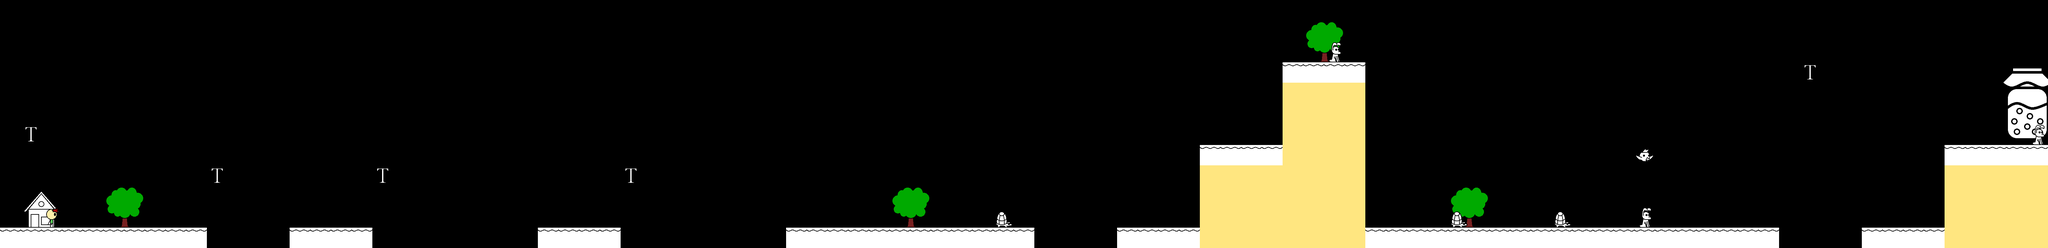

This game map was drawn from its Tiled (.tmx) file and the tilesets committed beside it. A one-line description and the full map source follow:
An orthogonal 99x12 tile map with 64x64 px tiles, 3 tile layers (Back, Labels, Objects).

<map version="1.8" tiledversion="1.8.2" orientation="orthogonal" renderorder="right-down" width="99" height="12" tilewidth="64" tileheight="64" infinite="0" nextlayerid="4" nextobjectid="1">
 <tileset firstgid="1" source="tiles.tsx" />
 <layer id="2" name="Back" width="99" height="12">
  <data encoding="csv">
0,0,0,0,0,0,0,0,0,0,0,0,0,0,0,0,0,0,0,0,0,0,0,0,0,0,0,0,0,0,0,0,0,0,0,0,0,0,0,0,0,0,0,0,0,0,0,0,0,0,0,0,0,0,0,0,0,0,0,0,0,0,0,0,0,0,0,0,0,0,0,0,0,0,0,0,0,0,0,0,0,0,0,0,0,0,0,0,0,0,0,0,0,0,0,0,0,0,0,
0,0,0,0,0,0,0,0,0,0,0,0,0,0,0,0,0,0,0,0,0,0,0,0,0,0,0,0,0,0,0,0,0,0,0,0,0,0,0,0,0,0,0,0,0,0,0,0,0,0,0,0,0,0,0,0,0,0,0,0,0,0,0,0,0,0,0,0,0,0,0,0,0,0,0,0,0,0,0,0,0,0,0,0,0,0,0,0,0,0,0,0,0,0,0,0,0,0,0,
0,0,0,0,0,0,0,0,0,0,0,0,0,0,0,0,0,0,0,0,0,0,0,0,0,0,0,0,0,0,0,0,0,0,0,0,0,0,0,0,0,0,0,0,0,0,0,0,0,0,0,0,0,0,0,0,0,0,0,0,0,0,0,10,0,0,0,0,0,0,0,0,0,0,0,0,0,0,0,0,0,0,0,0,0,0,0,0,0,0,0,0,0,0,0,0,0,0,0,
0,0,0,0,0,0,0,0,0,0,0,0,0,0,0,0,0,0,0,0,0,0,0,0,0,0,0,0,0,0,0,0,0,0,0,0,0,0,0,0,0,0,0,0,0,0,0,0,0,0,0,0,0,0,0,0,0,0,0,0,0,0,0,0,0,0,0,0,0,0,0,0,0,0,0,0,0,0,0,0,0,0,0,0,0,0,0,0,0,0,0,0,0,0,0,0,0,0,0,
0,0,0,0,0,0,0,0,0,0,0,0,0,0,0,0,0,0,0,0,0,0,0,0,0,0,0,0,0,0,0,0,0,0,0,0,0,0,0,0,0,0,0,0,0,0,0,0,0,0,0,0,0,0,0,0,0,0,0,0,0,0,0,0,0,0,0,0,0,0,0,0,0,0,0,0,0,0,0,0,0,0,0,0,0,0,0,0,0,0,0,0,0,0,0,0,0,0,0,
0,0,0,0,0,0,0,0,0,0,0,0,0,0,0,0,0,0,0,0,0,0,0,0,0,0,0,0,0,0,0,0,0,0,0,0,0,0,0,0,0,0,0,0,0,0,0,0,0,0,0,0,0,0,0,0,0,0,0,0,0,0,0,0,0,0,0,0,0,0,0,0,0,0,0,0,0,0,0,0,0,0,0,0,0,0,0,0,0,0,0,0,0,0,0,0,0,0,0,
0,0,0,0,0,0,0,0,0,0,0,0,0,0,0,0,0,0,0,0,0,0,0,0,0,0,0,0,0,0,0,0,0,0,0,0,0,0,0,0,0,0,0,0,0,0,0,0,0,0,0,0,0,0,0,0,0,0,0,0,0,0,0,0,0,0,0,0,0,0,0,0,0,0,0,0,0,0,0,0,0,0,0,0,0,0,0,0,0,0,0,0,0,0,0,0,0,0,0,
0,0,0,0,0,0,0,0,0,0,0,0,0,0,0,0,0,0,0,0,0,0,0,0,0,0,0,0,0,0,0,0,0,0,0,0,0,0,0,0,0,0,0,0,0,0,0,0,0,0,0,0,0,0,0,0,0,0,0,0,0,0,0,0,0,0,0,0,0,0,0,0,0,0,0,0,0,0,0,0,0,0,0,0,0,0,0,0,0,0,0,0,0,0,0,0,0,0,0,
0,0,0,0,0,0,0,0,0,0,0,0,0,0,0,0,0,0,0,0,0,0,0,0,0,0,0,0,0,0,0,0,0,0,0,0,0,0,0,0,0,0,0,0,0,0,0,0,0,0,0,0,0,0,0,0,0,0,0,0,0,0,0,0,0,0,0,0,0,0,0,0,0,0,0,0,0,0,0,0,0,0,0,0,0,0,0,0,0,0,0,0,0,0,0,0,0,0,0,
0,0,0,0,0,0,0,0,0,0,0,0,0,0,0,0,0,0,0,0,0,0,0,0,0,0,0,0,0,0,0,0,0,0,0,0,0,0,0,0,0,0,0,0,0,0,0,0,0,0,0,0,0,0,0,0,0,0,0,0,0,0,0,0,0,0,0,0,0,0,0,0,0,0,0,0,0,0,0,0,0,0,0,0,0,0,0,0,0,0,0,0,0,0,0,0,0,0,0,
0,9,0,0,0,10,0,0,0,0,0,0,0,0,0,0,0,0,0,0,0,0,0,0,0,0,0,0,0,0,0,0,0,0,0,0,0,0,0,0,0,0,0,10,0,0,0,0,0,0,0,0,0,0,0,0,0,0,0,0,0,0,0,0,0,0,0,0,0,0,10,0,0,0,0,0,0,0,0,0,0,0,0,0,0,0,0,0,0,0,0,0,0,0,0,0,0,0,0,
0,0,0,0,0,0,0,0,0,0,0,0,0,0,0,0,0,0,0,0,0,0,0,0,0,0,0,0,0,0,0,0,0,0,0,0,0,0,0,0,0,0,0,0,0,0,0,0,0,0,0,0,0,0,0,0,0,0,0,0,0,0,0,0,0,0,0,0,0,0,0,0,0,0,0,0,0,0,0,0,0,0,0,0,0,0,0,0,0,0,0,0,0,0,0,0,0,0,0
</data>
 </layer>
 <layer id="3" name="Labels" width="99" height="12">
  <data encoding="csv">
0,0,0,0,0,0,0,0,0,0,0,0,0,0,0,0,0,0,0,0,0,0,0,0,0,0,0,0,0,0,0,0,0,0,0,0,0,0,0,0,0,0,0,0,0,0,0,0,0,0,0,0,0,0,0,0,0,0,0,0,0,0,0,0,0,0,0,0,0,0,0,0,0,0,0,0,0,0,0,0,0,0,0,0,0,0,0,0,0,0,0,0,0,0,0,0,0,0,0,
0,0,0,0,0,0,0,0,0,0,0,0,0,0,0,0,0,0,0,0,0,0,0,0,0,0,0,0,0,0,0,0,0,0,0,0,0,0,0,0,0,0,0,0,0,0,0,0,0,0,0,0,0,0,0,0,0,0,0,0,0,0,0,0,0,0,0,0,0,0,0,0,0,0,0,0,0,0,0,0,0,0,0,0,0,0,0,0,0,0,0,0,0,0,0,0,0,0,0,
0,0,0,0,0,0,0,0,0,0,0,0,0,0,0,0,0,0,0,0,0,0,0,0,0,0,0,0,0,0,0,0,0,0,0,0,0,0,0,0,0,0,0,0,0,0,0,0,0,0,0,0,0,0,0,0,0,0,0,0,0,0,0,0,0,0,0,0,0,0,0,0,0,0,0,0,0,0,0,0,0,0,0,0,0,0,0,0,0,0,0,0,0,0,0,0,0,0,0,
0,0,0,0,0,0,0,0,0,0,0,0,0,0,0,0,0,0,0,0,0,0,0,0,0,0,0,0,0,0,0,0,0,0,0,0,0,0,0,0,0,0,0,0,0,0,0,0,0,0,0,0,0,0,0,0,0,0,0,0,0,0,0,0,0,0,0,0,0,0,0,0,0,0,0,0,0,0,0,0,0,0,0,0,0,0,0,11,0,0,0,0,0,0,0,0,0,0,0,
0,0,0,0,0,0,0,0,0,0,0,0,0,0,0,0,0,0,0,0,0,0,0,0,0,0,0,0,0,0,0,0,0,0,0,0,0,0,0,0,0,0,0,0,0,0,0,0,0,0,0,0,0,0,0,0,0,0,0,0,0,0,0,0,0,0,0,0,0,0,0,0,0,0,0,0,0,0,0,0,0,0,0,0,0,0,0,0,0,0,0,0,0,0,0,0,0,0,0,
0,0,0,0,0,0,0,0,0,0,0,0,0,0,0,0,0,0,0,0,0,0,0,0,0,0,0,0,0,0,0,0,0,0,0,0,0,0,0,0,0,0,0,0,0,0,0,0,0,0,0,0,0,0,0,0,0,0,0,0,0,0,0,0,0,0,0,0,0,0,0,0,0,0,0,0,0,0,0,0,0,0,0,0,0,0,0,0,0,0,0,0,0,0,0,0,0,0,0,
0,11,0,0,0,0,0,0,0,0,0,0,0,0,0,0,0,0,0,0,0,0,0,0,0,0,0,0,0,0,0,0,0,0,0,0,0,0,0,0,0,0,0,0,0,0,0,0,0,0,0,0,0,0,0,0,0,0,0,0,0,0,0,0,0,0,0,0,0,0,0,0,0,0,0,0,0,0,0,0,0,0,0,0,0,0,0,0,0,0,0,0,0,0,0,0,0,0,0,
0,0,0,0,0,0,0,0,0,0,0,0,0,0,0,0,0,0,0,0,0,0,0,0,0,0,0,0,0,0,0,0,0,0,0,0,0,0,0,0,0,0,0,0,0,0,0,0,0,0,0,0,0,0,0,0,0,0,0,0,0,0,0,0,0,0,0,0,0,0,0,0,0,0,0,0,0,0,0,0,0,0,0,0,0,0,0,0,0,0,0,0,0,0,0,0,0,0,0,
0,0,0,0,0,0,0,0,0,0,11,0,0,0,0,0,0,0,11,0,0,0,0,0,0,0,0,0,0,0,11,0,0,0,0,0,0,0,0,0,0,0,0,0,0,0,0,0,0,0,0,0,0,0,0,0,0,0,0,0,0,0,0,0,0,0,0,0,0,0,0,0,0,0,0,0,0,0,0,0,0,0,0,0,0,0,0,0,0,0,0,0,0,0,0,0,0,0,0,
0,0,0,0,0,0,0,0,0,0,0,0,0,0,0,0,0,0,0,0,0,0,0,0,0,0,0,0,0,0,0,0,0,0,0,0,0,0,0,0,0,0,0,0,0,0,0,0,0,0,0,0,0,0,0,0,0,0,0,0,0,0,0,0,0,0,0,0,0,0,0,0,0,0,0,0,0,0,0,0,0,0,0,0,0,0,0,0,0,0,0,0,0,0,0,0,0,0,0,
0,0,0,0,0,0,0,0,0,0,0,0,0,0,0,0,0,0,0,0,0,0,0,0,0,0,0,0,0,0,0,0,0,0,0,0,0,0,0,0,0,0,0,0,0,0,0,0,0,0,0,0,0,0,0,0,0,0,0,0,0,0,0,0,0,0,0,0,0,0,0,0,0,0,0,0,0,0,0,0,0,0,0,0,0,0,0,0,0,0,0,0,0,0,0,0,0,0,0,
0,0,0,0,0,0,0,0,0,0,0,0,0,0,0,0,0,0,0,0,0,0,0,0,0,0,0,0,0,0,0,0,0,0,0,0,0,0,0,0,0,0,0,0,0,0,0,0,0,0,0,0,0,0,0,0,0,0,0,0,0,0,0,0,0,0,0,0,0,0,0,0,0,0,0,0,0,0,0,0,0,0,0,0,0,0,0,0,0,0,0,0,0,0,0,0,0,0,0
</data>
 </layer>
 <layer id="1" name="Objects" width="99" height="12">
  <data encoding="csv">
0,0,0,0,0,0,0,0,0,0,0,0,0,0,0,0,0,0,0,0,0,0,0,0,0,0,0,0,0,0,0,0,0,0,0,0,0,0,0,0,0,0,0,0,0,0,0,0,0,0,0,0,0,0,0,0,0,0,0,0,0,0,0,0,0,0,0,0,0,0,0,0,0,0,0,0,0,0,0,0,0,0,0,0,0,0,0,0,0,0,0,0,0,0,0,0,0,0,0,
0,0,0,0,0,0,0,0,0,0,0,0,0,0,0,0,0,0,0,0,0,0,0,0,0,0,0,0,0,0,0,0,0,0,0,0,0,0,0,0,0,0,0,0,0,0,0,0,0,0,0,0,0,0,0,0,0,0,0,0,0,0,0,0,0,0,0,0,0,0,0,0,0,0,0,0,0,0,0,0,0,0,0,0,0,0,0,0,0,0,0,0,0,0,0,0,0,0,0,
0,0,0,0,0,0,0,0,0,0,0,0,0,0,0,0,0,0,0,0,0,0,0,0,0,0,0,0,0,0,0,0,0,0,0,0,0,0,0,0,0,0,0,0,0,0,0,0,0,0,0,0,0,0,0,0,0,0,0,0,0,0,0,0,6,0,0,0,0,0,0,0,0,0,0,0,0,0,0,0,0,0,0,0,0,0,0,0,0,0,0,0,0,0,0,0,0,0,0,
0,0,0,0,0,0,0,0,0,0,0,0,0,0,0,0,0,0,0,0,0,0,0,0,0,0,0,0,0,0,0,0,0,0,0,0,0,0,0,0,0,0,0,0,0,0,0,0,0,0,0,0,0,0,0,0,0,0,0,0,0,0,2,2,2,2,0,0,0,0,0,0,0,0,0,0,0,0,0,0,0,0,0,0,0,0,0,0,0,0,0,0,0,0,0,0,0,0,0,
0,0,0,0,0,0,0,0,0,0,0,0,0,0,0,0,0,0,0,0,0,0,0,0,0,0,0,0,0,0,0,0,0,0,0,0,0,0,0,0,0,0,0,0,0,0,0,0,0,0,0,0,0,0,0,0,0,0,0,0,0,0,3,3,3,3,0,0,0,0,0,0,0,0,0,0,0,0,0,0,0,0,0,0,0,0,0,0,0,0,0,0,0,0,0,0,0,0,0,
0,0,0,0,0,0,0,0,0,0,0,0,0,0,0,0,0,0,0,0,0,0,0,0,0,0,0,0,0,0,0,0,0,0,0,0,0,0,0,0,0,0,0,0,0,0,0,0,0,0,0,0,0,0,0,0,0,0,0,0,0,0,3,3,3,3,0,0,0,0,0,0,0,0,0,0,0,0,0,0,0,0,0,0,0,0,0,0,0,0,0,0,0,0,0,0,0,0,0,
0,0,0,0,0,0,0,0,0,0,0,0,0,0,0,0,0,0,0,0,0,0,0,0,0,0,0,0,0,0,0,0,0,0,0,0,0,0,0,0,0,0,0,0,0,0,0,0,0,0,0,0,0,0,0,0,0,0,0,0,0,0,3,3,3,3,0,0,0,0,0,0,0,0,0,0,0,0,0,0,0,0,0,0,0,0,0,0,0,0,0,0,0,0,0,0,4,0,6,
0,0,0,0,0,0,0,0,0,0,0,0,0,0,0,0,0,0,0,0,0,0,0,0,0,0,0,0,0,0,0,0,0,0,0,0,0,0,0,0,0,0,0,0,0,0,0,0,0,0,0,0,0,0,0,0,0,0,2,2,2,2,3,3,3,3,0,0,0,0,0,0,0,0,0,0,0,0,0,5,0,0,0,0,0,0,0,0,0,0,0,0,0,0,2,2,2,2,2,
0,0,0,0,0,0,0,0,0,0,0,0,0,0,0,0,0,0,0,0,0,0,0,0,0,0,0,0,0,0,0,0,0,0,0,0,0,0,0,0,0,0,0,0,0,0,0,0,0,0,0,0,0,0,0,0,0,0,3,3,3,3,3,3,3,3,0,0,0,0,0,0,0,0,0,0,0,0,0,0,0,0,0,0,0,0,0,0,0,0,0,0,0,0,3,3,3,3,3,
0,0,0,0,0,0,0,0,0,0,0,0,0,0,0,0,0,0,0,0,0,0,0,0,0,0,0,0,0,0,0,0,0,0,0,0,0,0,0,0,0,0,0,0,0,0,0,0,0,0,0,0,0,0,0,0,0,0,3,3,3,3,3,3,3,3,0,0,0,0,0,0,0,0,0,0,0,0,0,0,0,0,0,0,0,0,0,0,0,0,0,0,0,0,3,3,3,3,3,
0,0,8,0,0,0,0,0,0,0,0,0,0,0,0,0,0,0,0,0,0,0,0,0,0,0,0,0,0,0,0,0,0,0,0,0,0,0,0,0,0,0,0,0,0,0,0,0,7,0,0,0,0,0,0,0,0,0,3,3,3,3,3,3,3,3,0,0,0,0,7,0,0,0,0,7,0,0,0,6,0,0,0,0,0,0,0,0,0,0,0,0,0,0,3,3,3,3,3,
2,2,2,2,2,2,2,2,2,2,0,0,0,0,2,2,2,2,0,0,0,0,0,0,0,0,2,2,2,2,0,0,0,0,0,0,0,0,2,2,2,2,2,2,2,2,2,2,2,2,0,0,0,0,2,2,2,2,3,3,3,3,3,3,3,3,2,2,2,2,2,2,2,2,2,2,2,2,2,2,2,2,2,2,2,2,0,0,0,0,2,2,2,2,3,3,3,3,3
</data>
 </layer>
</map>